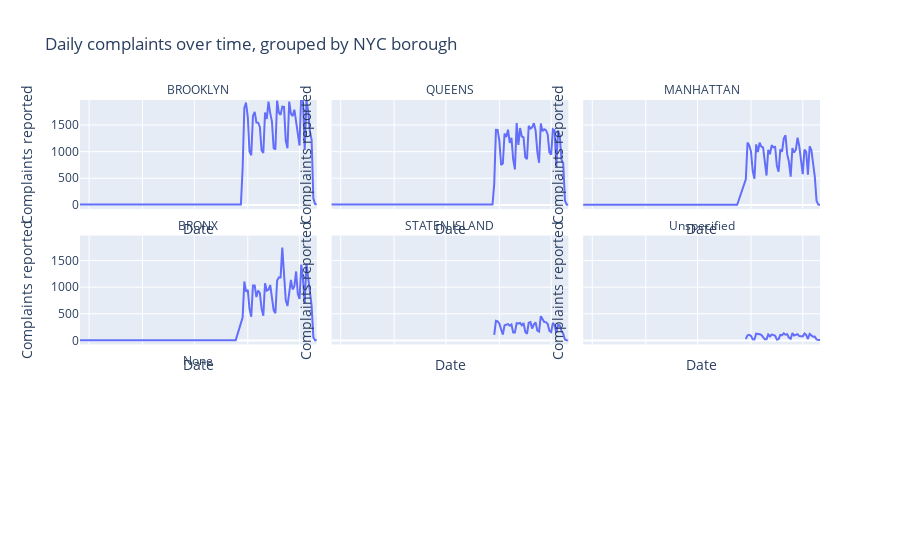

Source (notebook cell):
### Code cell
fig = px.line(df, x="complaint_date", y="daily_complaints", facet_col="borough",
      facet_col_wrap=3,
      title="Daily complaints over time, grouped by NYC borough"
)
# This changes each facet plot title from something like "borough=MANHATTAN" to just "MANHATTAN"
fig.for_each_annotation(lambda a: a.update(text=a.text.split("=")[-1]))
fig.for_each_xaxis(lambda a: a.update(title="Date"))
fig.for_each_yaxis(lambda a: a.update(title="Complaints reported"))

# fig.show()

### Figure 1 — Plotly figure (JSON) as saved in the notebook; plotly's stock layout.template omitted (floating-point values rounded to 4 significant figures)
{"data": [{"hovertemplate": "borough=BROOKLYN<br>complaint_date=%{x}<br>daily_complaints=%{y}<extra></extra>", "legendgroup": "", "line": {"color": "#636efa", "dash": "solid"}, "marker": {"symbol": "circle"}, "mode": "lines", "name": "", "orientation": "v", "showlegend": false, "type": "scatter", "x": ["2010-08-09T00:00:00", "2011-03-10T00:00:00", "2011-09-09T00:00:00", "2012-05-28T00:00:00", "2012-05-29T00:00:00", "2012-05-30T00:00:00", "2012-05-31T00:00:00", "2012-06-01T00:00:00", "2012-06-02T00:00:00", "2012-06-03T00:00:00", "2012-06-04T00:00:00", "2012-06-05T00:00:00", "2012-06-06T00:00:00", "2012-06-07T00:00:00", "2012-06-08T00:00:00", "2012-06-09T00:00:00", "2012-06-10T00:00:00", "2012-06-11T00:00:00", "2012-06-12T00:00:00", "2012-06-13T00:00:00", "2012-06-14T00:00:00", "2012-06-15T00:00:00", "2012-06-16T00:00:00", "2012-06-17T00:00:00", "2012-06-18T00:00:00", "2012-06-19T00:00:00", "2012-06-20T00:00:00", "2012-06-21T00:00:00", "2012-06-22T00:00:00", "2012-06-23T00:00:00", "2012-06-24T00:00:00", "2012-06-25T00:00:00", "2012-06-26T00:00:00", "2012-06-27T00:00:00", "2012-06-28T00:00:00", "2012-06-29T00:00:00", "2012-06-30T00:00:00", "2012-07-01T00:00:00", "2012-07-02T00:00:00", "2012-07-03T00:00:00", "2012-07-04T00:00:00", "2012-07-05T00:00:00", "2012-07-06T00:00:00", "2012-07-07T00:00:00", "2012-07-08T00:00:00", "2012-07-09T00:00:00", "2012-07-10T00:00:00", "2012-07-11T00:00:00"], "xaxis": "x7", "y": [2, 1, 1, 9, 673, 1821, 1920, 1650, 1002, 932, 1672, 1748, 1547, 1544, 1464, 1023, 975, 1736, 1613, 1941, 1724, 1565, 1064, 1043, 1960, 1734, 1691, 1845, 1839, 1209, 1065, 1941, 1715, 1668, 1788, 1548, 1329, 1115, 2160, 1946, 1031, 1956, 1771, 1381, 1221, 123, 15, 8], "yaxis": "y7"}, {"hovertemplate": "borough=QUEENS<br>complaint_date=%{x}<br>daily_complaints=%{y}<extra></extra>", "legendgroup": "", "line": {"color": "#636efa", "dash": "solid"}, "marker": {"symbol": "circle"}, "mode": "lines", "name": "", "orientation": "v", "showlegend": false, "type": "scatter", "x": ["2011-06-17T00:00:00", "2011-12-21T00:00:00", "2012-03-19T00:00:00", "2012-04-30T00:00:00", "2012-05-02T00:00:00", "2012-05-28T00:00:00", "2012-05-29T00:00:00", "2012-05-30T00:00:00", "2012-05-31T00:00:00", "2012-06-01T00:00:00", "2012-06-02T00:00:00", "2012-06-03T00:00:00", "2012-06-04T00:00:00", "2012-06-05T00:00:00", "2012-06-06T00:00:00", "2012-06-07T00:00:00", "2012-06-08T00:00:00", "2012-06-09T00:00:00", "2012-06-10T00:00:00", "2012-06-11T00:00:00", "2012-06-12T00:00:00", "2012-06-13T00:00:00", "2012-06-14T00:00:00", "2012-06-15T00:00:00", "2012-06-16T00:00:00", "2012-06-17T00:00:00", "2012-06-18T00:00:00", "2012-06-19T00:00:00", "2012-06-20T00:00:00", "2012-06-21T00:00:00", "2012-06-22T00:00:00", "2012-06-23T00:00:00", "2012-06-24T00:00:00", "2012-06-25T00:00:00", "2012-06-26T00:00:00", "2012-06-27T00:00:00", "2012-06-28T00:00:00", "2012-06-29T00:00:00", "2012-06-30T00:00:00", "2012-07-01T00:00:00", "2012-07-02T00:00:00", "2012-07-03T00:00:00", "2012-07-04T00:00:00", "2012-07-05T00:00:00", "2012-07-06T00:00:00", "2012-07-07T00:00:00", "2012-07-08T00:00:00", "2012-07-09T00:00:00", "2012-07-10T00:00:00", "2012-07-11T00:00:00"], "xaxis": "x8", "y": [1, 1, 1, 1, 1, 8, 391, 1409, 1408, 1197, 749, 778, 1341, 1273, 1414, 1165, 1259, 853, 667, 1539, 1128, 1443, 1284, 1269, 893, 860, 1484, 1432, 1457, 1535, 1394, 990, 790, 1530, 1384, 1420, 1404, 1322, 988, 944, 1422, 1401, 727, 1396, 1298, 849, 783, 83, 7, 4], "yaxis": "y8"}, {"hovertemplate": "borough=MANHATTAN<br>complaint_date=%{x}<br>daily_complaints=%{y}<extra></extra>", "legendgroup": "", "line": {"color": "#636efa", "dash": "solid"}, "marker": {"symbol": "circle"}, "mode": "lines", "name": "", "orientation": "v", "showlegend": false, "type": "scatter", "x": ["2011-10-27T00:00:00", "2012-01-31T00:00:00", "2012-03-26T00:00:00", "2012-04-10T00:00:00", "2012-04-17T00:00:00", "2012-05-03T00:00:00", "2012-05-24T00:00:00", "2012-05-29T00:00:00", "2012-05-30T00:00:00", "2012-05-31T00:00:00", "2012-06-01T00:00:00", "2012-06-02T00:00:00", "2012-06-03T00:00:00", "2012-06-04T00:00:00", "2012-06-05T00:00:00", "2012-06-06T00:00:00", "2012-06-07T00:00:00", "2012-06-08T00:00:00", "2012-06-09T00:00:00", "2012-06-10T00:00:00", "2012-06-11T00:00:00", "2012-06-12T00:00:00", "2012-06-13T00:00:00", "2012-06-14T00:00:00", "2012-06-15T00:00:00", "2012-06-16T00:00:00", "2012-06-17T00:00:00", "2012-06-18T00:00:00", "2012-06-19T00:00:00", "2012-06-20T00:00:00", "2012-06-21T00:00:00", "2012-06-22T00:00:00", "2012-06-23T00:00:00", "2012-06-24T00:00:00", "2012-06-25T00:00:00", "2012-06-26T00:00:00", "2012-06-27T00:00:00", "2012-06-28T00:00:00", "2012-06-29T00:00:00", "2012-06-30T00:00:00", "2012-07-01T00:00:00", "2012-07-02T00:00:00", "2012-07-03T00:00:00", "2012-07-04T00:00:00", "2012-07-05T00:00:00", "2012-07-06T00:00:00", "2012-07-07T00:00:00", "2012-07-08T00:00:00", "2012-07-09T00:00:00", "2012-07-10T00:00:00", "2012-07-11T00:00:00"], "xaxis": "x9", "y": [1, 1, 1, 1, 1, 1, 1, 479, 1169, 1118, 1001, 640, 491, 1136, 992, 1167, 1095, 1078, 783, 551, 1035, 951, 1121, 1081, 1087, 736, 622, 1043, 998, 1245, 1307, 948, 808, 529, 1065, 982, 1036, 1261, 1100, 879, 579, 1037, 997, 567, 1102, 1031, 745, 527, 77, 5, 3], "yaxis": "y9"}, {"hovertemplate": "borough=BRONX<br>complaint_date=%{x}<br>daily_complaints=%{y}<extra></extra>", "legendgroup": "", "line": {"color": "#636efa", "dash": "solid"}, "marker": {"symbol": "circle"}, "mode": "lines", "name": "", "orientation": "v", "showlegend": false, "type": "scatter", "x": ["2012-01-25T00:00:00", "2012-05-03T00:00:00", "2012-05-25T00:00:00", "2012-05-29T00:00:00", "2012-05-30T00:00:00", "2012-05-31T00:00:00", "2012-06-01T00:00:00", "2012-06-02T00:00:00", "2012-06-03T00:00:00", "2012-06-04T00:00:00", "2012-06-05T00:00:00", "2012-06-06T00:00:00", "2012-06-07T00:00:00", "2012-06-08T00:00:00", "2012-06-09T00:00:00", "2012-06-10T00:00:00", "2012-06-11T00:00:00", "2012-06-12T00:00:00", "2012-06-13T00:00:00", "2012-06-14T00:00:00", "2012-06-15T00:00:00", "2012-06-16T00:00:00", "2012-06-17T00:00:00", "2012-06-18T00:00:00", "2012-06-19T00:00:00", "2012-06-20T00:00:00", "2012-06-21T00:00:00", "2012-06-22T00:00:00", "2012-06-23T00:00:00", "2012-06-24T00:00:00", "2012-06-25T00:00:00", "2012-06-26T00:00:00", "2012-06-27T00:00:00", "2012-06-28T00:00:00", "2012-06-29T00:00:00", "2012-06-30T00:00:00", "2012-07-01T00:00:00", "2012-07-02T00:00:00", "2012-07-03T00:00:00", "2012-07-04T00:00:00", "2012-07-05T00:00:00", "2012-07-06T00:00:00", "2012-07-07T00:00:00", "2012-07-08T00:00:00", "2012-07-09T00:00:00", "2012-07-10T00:00:00", "2012-07-11T00:00:00"], "xaxis": "x4", "y": [1, 1, 5, 431, 1107, 919, 949, 594, 446, 1031, 1032, 815, 937, 890, 597, 463, 1075, 936, 953, 1041, 769, 566, 510, 1125, 1183, 1183, 1743, 1296, 758, 645, 893, 1137, 958, 1014, 1295, 873, 777, 1424, 1144, 693, 1445, 1165, 874, 649, 62, 1, 8], "yaxis": "y4"}, {"hovertemplate": "borough=STATEN ISLAND<br>complaint_date=%{x}<br>daily_complaints=%{y}<extra></extra>", "legendgroup": "", "line": {"color": "#636efa", "dash": "solid"}, "marker": {"symbol": "circle"}, "mode": "lines", "name": "", "orientation": "v", "showlegend": false, "type": "scatter", "x": ["2012-05-29T00:00:00", "2012-05-30T00:00:00", "2012-05-31T00:00:00", "2012-06-01T00:00:00", "2012-06-02T00:00:00", "2012-06-03T00:00:00", "2012-06-04T00:00:00", "2012-06-05T00:00:00", "2012-06-06T00:00:00", "2012-06-07T00:00:00", "2012-06-08T00:00:00", "2012-06-09T00:00:00", "2012-06-10T00:00:00", "2012-06-11T00:00:00", "2012-06-12T00:00:00", "2012-06-13T00:00:00", "2012-06-14T00:00:00", "2012-06-15T00:00:00", "2012-06-16T00:00:00", "2012-06-17T00:00:00", "2012-06-18T00:00:00", "2012-06-19T00:00:00", "2012-06-20T00:00:00", "2012-06-21T00:00:00", "2012-06-22T00:00:00", "2012-06-23T00:00:00", "2012-06-24T00:00:00", "2012-06-25T00:00:00", "2012-06-26T00:00:00", "2012-06-27T00:00:00", "2012-06-28T00:00:00", "2012-06-29T00:00:00", "2012-06-30T00:00:00", "2012-07-01T00:00:00", "2012-07-02T00:00:00", "2012-07-03T00:00:00", "2012-07-04T00:00:00", "2012-07-05T00:00:00", "2012-07-06T00:00:00", "2012-07-07T00:00:00", "2012-07-08T00:00:00", "2012-07-09T00:00:00", "2012-07-10T00:00:00", "2012-07-11T00:00:00"], "xaxis": "x5", "y": [103, 369, 357, 316, 207, 111, 284, 293, 307, 276, 300, 150, 148, 324, 318, 328, 283, 327, 162, 125, 331, 343, 224, 303, 337, 184, 166, 456, 386, 345, 344, 307, 178, 156, 329, 288, 141, 294, 280, 181, 128, 17, 5, 1], "yaxis": "y5"}, {"hovertemplate": "borough=Unspecified<br>complaint_date=%{x}<br>daily_complaints=%{y}<extra></extra>", "legendgroup": "", "line": {"color": "#636efa", "dash": "solid"}, "marker": {"symbol": "circle"}, "mode": "lines", "name": "", "orientation": "v", "showlegend": false, "type": "scatter", "x": ["2012-05-29T00:00:00", "2012-05-30T00:00:00", "2012-05-31T00:00:00", "2012-06-01T00:00:00", "2012-06-02T00:00:00", "2012-06-03T00:00:00", "2012-06-04T00:00:00", "2012-06-05T00:00:00", "2012-06-06T00:00:00", "2012-06-07T00:00:00", "2012-06-08T00:00:00", "2012-06-09T00:00:00", "2012-06-10T00:00:00", "2012-06-11T00:00:00", "2012-06-12T00:00:00", "2012-06-13T00:00:00", "2012-06-14T00:00:00", "2012-06-15T00:00:00", "2012-06-16T00:00:00", "2012-06-17T00:00:00", "2012-06-18T00:00:00", "2012-06-19T00:00:00", "2012-06-20T00:00:00", "2012-06-21T00:00:00", "2012-06-22T00:00:00", "2012-06-23T00:00:00", "2012-06-24T00:00:00", "2012-06-25T00:00:00", "2012-06-26T00:00:00", "2012-06-27T00:00:00", "2012-06-28T00:00:00", "2012-06-29T00:00:00", "2012-06-30T00:00:00", "2012-07-01T00:00:00", "2012-07-02T00:00:00", "2012-07-03T00:00:00", "2012-07-04T00:00:00", "2012-07-05T00:00:00", "2012-07-06T00:00:00", "2012-07-07T00:00:00", "2012-07-08T00:00:00", "2012-07-09T00:00:00", "2012-07-10T00:00:00", "2012-07-11T00:00:00"], "xaxis": "x6", "y": [24, 96, 104, 86, 21, 17, 127, 126, 117, 105, 67, 22, 23, 112, 74, 110, 105, 87, 15, 25, 103, 99, 132, 107, 117, 51, 32, 137, 93, 102, 118, 82, 79, 77, 130, 104, 26, 123, 95, 69, 71, 19, 6, 7], "yaxis": "y6"}], "layout": {"annotations": [{"font": {}, "showarrow": false, "text": "None", "x": 0.16, "xanchor": "center", "xref": "paper", "y": 0.2867, "yanchor": "bottom", "yref": "paper"}, {"font": {}, "showarrow": false, "text": "BRONX", "x": 0.16, "xanchor": "center", "xref": "paper", "y": 0.6433, "yanchor": "bottom", "yref": "paper"}, {"font": {}, "showarrow": false, "text": "STATEN ISLAND", "x": 0.5, "xanchor": "center", "xref": "paper", "y": 0.6433, "yanchor": "bottom", "yref": "paper"}, {"font": {}, "showarrow": false, "text": "Unspecified", "x": 0.84, "xanchor": "center", "xref": "paper", "y": 0.6433, "yanchor": "bottom", "yref": "paper"}, {"font": {}, "showarrow": false, "text": "BROOKLYN", "x": 0.16, "xanchor": "center", "xref": "paper", "y": 1.0, "yanchor": "bottom", "yref": "paper"}, {"font": {}, "showarrow": false, "text": "QUEENS", "x": 0.5, "xanchor": "center", "xref": "paper", "y": 1.0, "yanchor": "bottom", "yref": "paper"}, {"font": {}, "showarrow": false, "text": "MANHATTAN", "x": 0.84, "xanchor": "center", "xref": "paper", "y": 1.0, "yanchor": "bottom", "yref": "paper"}], "autosize": true, "dragmode": "zoom", "legend": {"tracegroupgap": 0}, "title": {"text": "Daily complaints over time, grouped by NYC borough"}, "xaxis": {"anchor": "y", "autorange": false, "domain": [0, 0.32], "range": ["2012-02-24 17:53:09.6617", "2012-07-11"], "title": {"text": "Date"}}, "xaxis2": {"anchor": "y2", "domain": [0.34, 0.66], "matches": "x", "title": {"text": "Date"}}, "xaxis3": {"anchor": "y3", "domain": [0.68, 1.0], "matches": "x", "title": {"text": "Date"}}, "xaxis4": {"anchor": "y4", "autorange": false, "domain": [0, 0.32], "matches": "x", "range": ["2012-02-24 17:53:09.6617", "2012-07-11"], "showticklabels": false, "title": {"text": "Date"}, "type": "date"}, "xaxis5": {"anchor": "y5", "autorange": false, "domain": [0.34, 0.66], "matches": "x", "range": ["2012-02-24 17:53:09.6617", "2012-07-11"], "showticklabels": false, "title": {"text": "Date"}, "type": "date"}, "xaxis6": {"anchor": "y6", "autorange": false, "domain": [0.68, 1.0], "matches": "x", "range": ["2012-02-24 17:53:09.6617", "2012-07-11"], "showticklabels": false, "title": {"text": "Date"}, "type": "date"}, "xaxis7": {"anchor": "y7", "autorange": false, "domain": [0, 0.32], "matches": "x", "range": ["2012-02-24 17:53:09.6617", "2012-07-11"], "showticklabels": false, "title": {"text": "Date"}, "type": "date"}, "xaxis8": {"anchor": "y8", "autorange": false, "domain": [0.34, 0.66], "matches": "x", "range": ["2012-02-24 17:53:09.6617", "2012-07-11"], "showticklabels": false, "title": {"text": "Date"}, "type": "date"}, "xaxis9": {"anchor": "y9", "autorange": false, "domain": [0.68, 1.0], "matches": "x", "range": ["2012-02-24 17:53:09.6617", "2012-07-11"], "showticklabels": false, "title": {"text": "Date"}, "type": "date"}, "yaxis": {"anchor": "x", "autorange": false, "domain": [0, 0.2867], "range": [-75.8, 1970.0], "title": {"text": "Complaints reported"}}, "yaxis2": {"anchor": "x2", "domain": [0, 0.2867], "matches": "y", "showticklabels": false, "title": {"text": "Complaints reported"}}, "yaxis3": {"anchor": "x3", "domain": [0, 0.2867], "matches": "y", "showticklabels": false, "title": {"text": "Complaints reported"}}, "yaxis4": {"anchor": "x4", "autorange": false, "domain": [0.3567, 0.6433], "matches": "y", "range": [-75.8, 1970.0], "title": {"text": "Complaints reported"}, "type": "linear"}, "yaxis5": {"anchor": "x5", "autorange": false, "domain": [0.3567, 0.6433], "matches": "y", "range": [-75.8, 1970.0], "showticklabels": false, "title": {"text": "Complaints reported"}, "type": "linear"}, "yaxis6": {"anchor": "x6", "autorange": false, "domain": [0.3567, 0.6433], "matches": "y", "range": [-75.8, 1970.0], "showticklabels": false, "title": {"text": "Complaints reported"}, "type": "linear"}, "yaxis7": {"anchor": "x7", "autorange": false, "domain": [0.7133, 1.0], "matches": "y", "range": [-75.8, 1970.0], "title": {"text": "Complaints reported"}, "type": "linear"}, "yaxis8": {"anchor": "x8", "autorange": false, "domain": [0.7133, 1.0], "matches": "y", "range": [-75.8, 1970.0], "showticklabels": false, "title": {"text": "Complaints reported"}, "type": "linear"}, "yaxis9": {"anchor": "x9", "autorange": false, "domain": [0.7133, 1.0], "matches": "y", "range": [-75.8, 1970.0], "showticklabels": false, "title": {"text": "Complaints reported"}, "type": "linear"}}}
